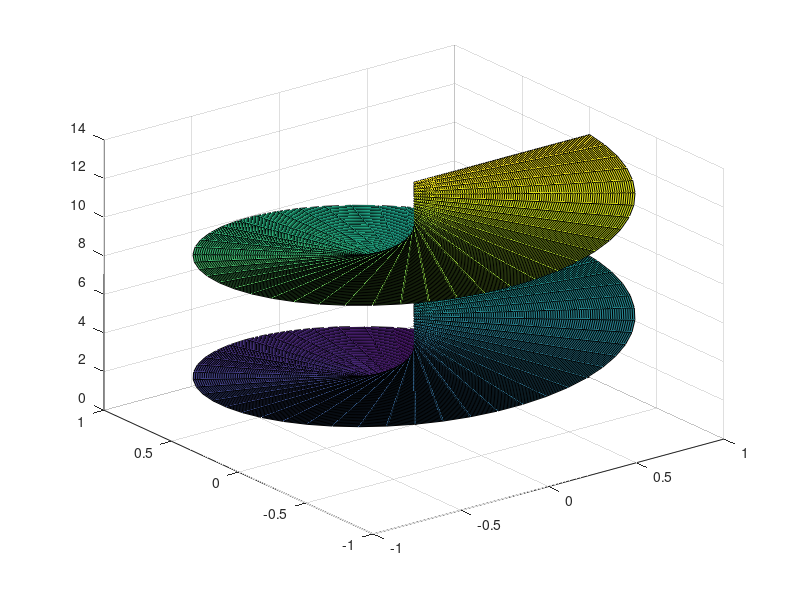

The MATLAB source for this figure: (Note: this script raises an error after producing the figure.)
% % %  CHAPTER 7.3 -- Parametrized Surfaces

% % 7.3.17
% surface Φ(r,θ) = (rcosθ,rsinθ,θ), 0≤r≤1 and 0≤θ≤4π.
r = 0:0.01:1; theta = linspace(0,4*pi,100);

X = r'*cos(theta); Y = r'*sin(theta);
Z = repmat(theta,length(r),1);

myFigure = figure;
s = surf(X,Y,Z); s.EdgeColor = 'none'; view([1,-1,0.8]);
xlabel('x'); ylabel('y'); zlabel('z'); title('7.3.17');
saveas(myFigure, 'ex-7-3-17.png');
